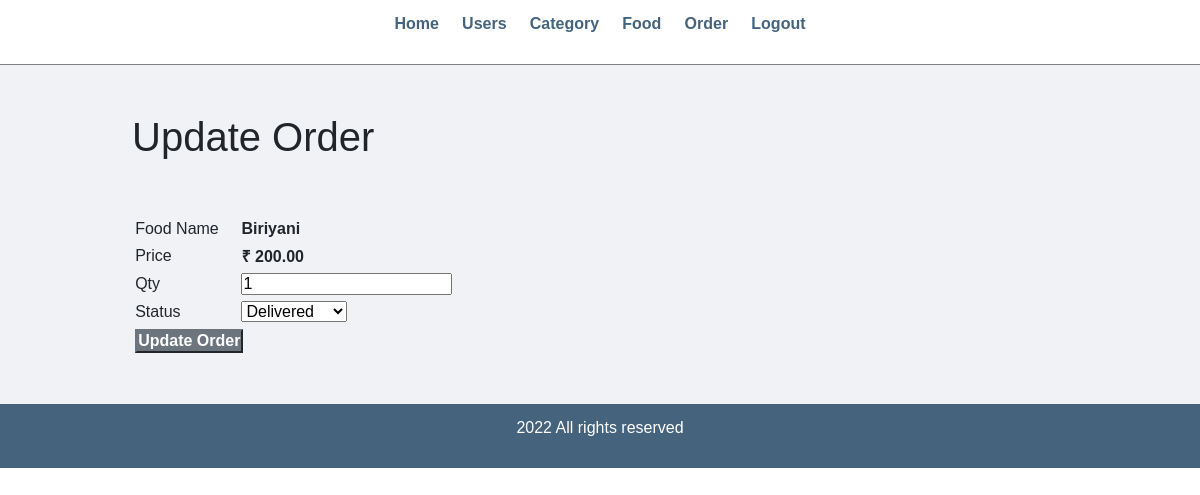
The page /admin/update-order.php?id=13 (signed in) on the database its author committed.
### tables this page shows
CREATE TABLE `tbl_order` (
  `id` int(10) UNSIGNED NOT NULL,
  `food` varchar(150) NOT NULL,
  `price` decimal(10,2) NOT NULL,
  `qty` int(11) NOT NULL,
  `total` decimal(10,2) NOT NULL,
  `order_date` datetime NOT NULL,
  `status` varchar(50) NOT NULL,
  `u_id` int(25) NOT NULL
);

### admin/update-order.php (the view, shortened to what this page needs)
<?php include('partials/menu.php'); ?>
<div class="main-content">
    <div class="wrapper">
        <h1>Update Order</h1>
        <br><br>
        <?php
            if(isset($_GET['id']))
            {
                $id=$_GET['id'];
                $sql = "SELECT * FROM tbl_order WHERE id=$id";
                $res = mysqli_query($conn, $sql);
                $count = mysqli_num_rows($res);
                if($count==1)
                {
                    $row=mysqli_fetch_assoc($res);
                    $food = $row['food'];
                    $price = $row['price'];
                    $qty = $row['qty'];
                    $status = $row['status'];
                }
                else
                {
                    header('location:'.SITEURL.'admin/manage-order.php');
                }
            }
            else
            {
                header('location:'.SITEURL.'admin/manage-order.php');
            }
        ?>
        <form action="" method="POST">
            <table class="tbl-30">
                <tr>
                    <td>Food Name</td>
                    <td><b> <?php echo $food; ?> </b></td>
                </tr>
                <tr>
                    <td>Price</td>
                    <td>
                        <b> ₹ <?php echo $price; ?></b>
                    </td>
                </tr>
                <tr>
                    <td>Qty</td>
                    <td>
                        <input type="number" name="qty" value="<?php echo $qty; ?>">
                    </td>
                </tr>
                <tr>
                    <td>Status</td>
                    <td>
                        <select name="status">
                            <option <?php if($status=="Delivered"){echo "selected";} ?> value="Delivered">Delivered</option>
                        </select>
                    </td>
                </tr>
                <tr>
                    <td clospan="2">
                        <input type="submit" name="submit" value="Update Order" class="btn-secondary">
                    </td>
                </tr>
            </table>
        </form>
    </div>
</div>
<?php include('partials/footer.php'); ?>

### css/admin.css (style rules this page uses)
* { margin: 0; padding: 0; font-family: Arial, Helvetica, sans-serif; }
.wrapper { padding: 1%; width: 80%; margin: 0 auto; }
.tbl-30 { width: 30%; }
table tr td { padding: 1%; }
.btn-secondary { background-color: #7bed9f; padding: 1%; color: black; text-decoration: none; font-weight: bold; }
.main-content { background-color: #f1f2f6; padding: 3% 0; }

### rows shown on the page
tbl_order: food "Biriyani", price "200.00", qty "1", status "Delivered"
